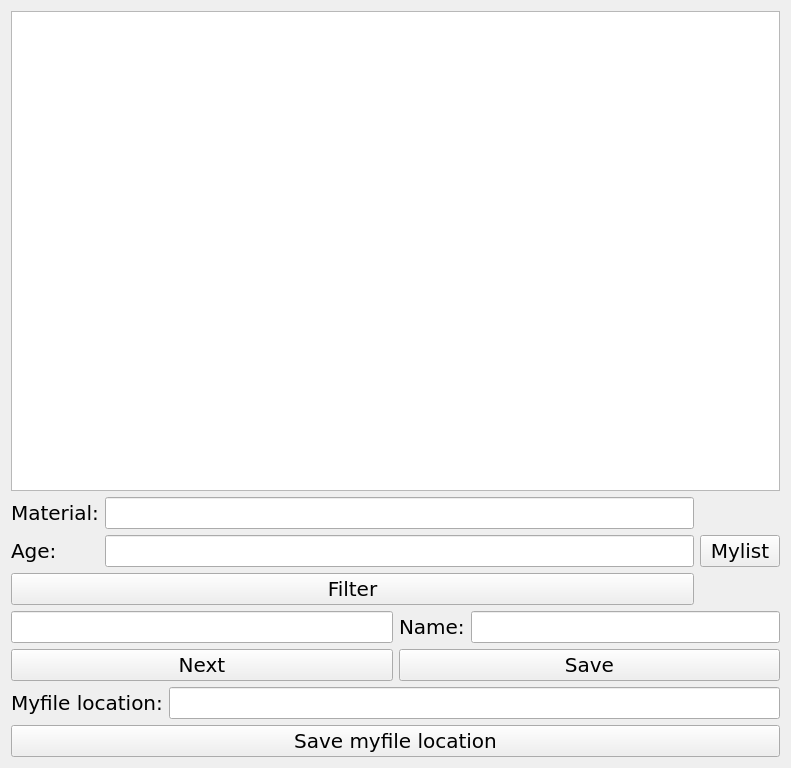
<?xml version="1.0" encoding="UTF-8"?>
<ui version="4.0">
 <class>User_window</class>
 <widget class="QWidget" name="User_window">
  <property name="geometry">
   <rect>
    <x>0</x>
    <y>0</y>
    <width>791</width>
    <height>768</height>
   </rect>
  </property>
  <property name="font">
   <font>
    <family>DejaVu Sans</family>
    <pointsize>15</pointsize>
   </font>
  </property>
  <property name="windowTitle">
   <string>Apprentice mode</string>
  </property>
  <layout class="QVBoxLayout" name="verticalLayout_5">
   <item>
    <widget class="QListWidget" name="filter_listWidget"/>
   </item>
   <item>
    <layout class="QHBoxLayout" name="horizontalLayout_2">
     <item>
      <layout class="QVBoxLayout" name="verticalLayout_4">
       <item>
        <layout class="QFormLayout" name="formLayout">
         <item row="0" column="0">
          <widget class="QLabel" name="label">
           <property name="text">
            <string>Material:</string>
           </property>
          </widget>
         </item>
         <item row="0" column="1">
          <widget class="QLineEdit" name="material_lineEdit"/>
         </item>
         <item row="1" column="0">
          <widget class="QLabel" name="label_2">
           <property name="text">
            <string>Age:</string>
           </property>
          </widget>
         </item>
         <item row="1" column="1">
          <widget class="QLineEdit" name="age_lineEdit"/>
         </item>
        </layout>
       </item>
       <item>
        <widget class="QPushButton" name="filter_pushButton">
         <property name="text">
          <string>Filter</string>
         </property>
        </widget>
       </item>
      </layout>
     </item>
     <item>
      <widget class="QPushButton" name="mylist_pushButton">
       <property name="text">
        <string>Mylist</string>
       </property>
      </widget>
     </item>
    </layout>
   </item>
   <item>
    <layout class="QHBoxLayout" name="horizontalLayout">
     <item>
      <layout class="QVBoxLayout" name="verticalLayout">
       <item>
        <widget class="QLineEdit" name="next_lineEdit">
         <property name="readOnly">
          <bool>true</bool>
         </property>
        </widget>
       </item>
       <item>
        <widget class="QPushButton" name="next_pushButton">
         <property name="text">
          <string>Next</string>
         </property>
        </widget>
       </item>
      </layout>
     </item>
     <item>
      <layout class="QVBoxLayout" name="verticalLayout_2">
       <item>
        <layout class="QFormLayout" name="formLayout_2">
         <item row="0" column="0">
          <widget class="QLabel" name="label_3">
           <property name="text">
            <string>Name:</string>
           </property>
          </widget>
         </item>
         <item row="0" column="1">
          <widget class="QLineEdit" name="name_lineEdit"/>
         </item>
        </layout>
       </item>
       <item>
        <widget class="QPushButton" name="save_pushButton">
         <property name="text">
          <string>Save</string>
         </property>
        </widget>
       </item>
      </layout>
     </item>
    </layout>
   </item>
   <item>
    <layout class="QVBoxLayout" name="verticalLayout_3">
     <item>
      <layout class="QFormLayout" name="formLayout_3">
       <item row="0" column="0">
        <widget class="QLabel" name="label_4">
         <property name="text">
          <string>Myfile location:</string>
         </property>
        </widget>
       </item>
       <item row="0" column="1">
        <widget class="QLineEdit" name="myfile_location_lineEdit"/>
       </item>
      </layout>
     </item>
     <item>
      <widget class="QPushButton" name="myfile_location_pushButton">
       <property name="text">
        <string>Save myfile location</string>
       </property>
      </widget>
     </item>
    </layout>
   </item>
  </layout>
 </widget>
 <resources/>
 <connections/>
</ui>
